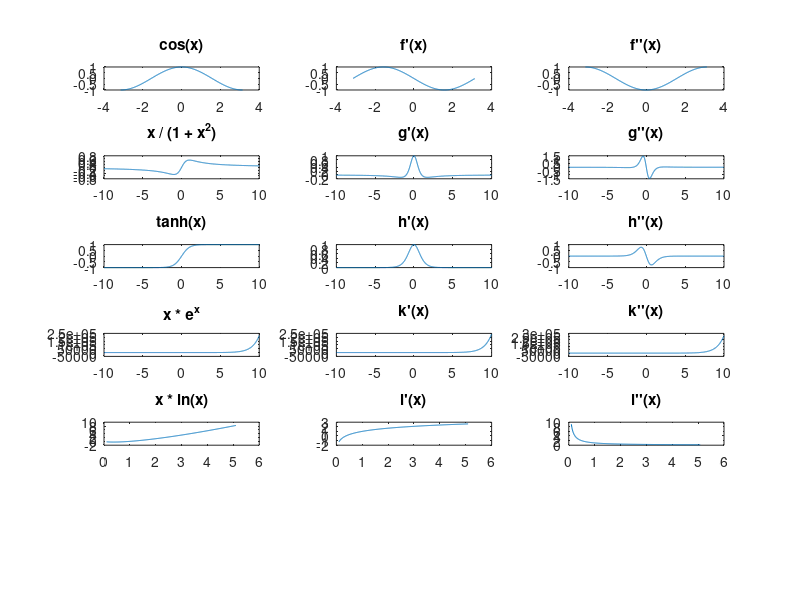

Reproduce this figure in MATLAB.
function Aufgabe11_01
aufgabe01_a();
aufgabe01_b();
aufgabe01_c();
aufgabe01_d();
aufgabe01_e();
endfunction

% Der Differenzenquotient berechnet die Steigung der Sekante durch zwei Punkte auf dem Graphen von f
% Dies sind die Punkte mit den x-Koordinaten (x; f(x)) und (x+h; f(x+h)). Der Differenzenquotient wird auch in der Definition der Ableitung verwendet.

% Der Differentialquotient die Steigung der Tangente an der Stelle x und 
% damit als die momentane Änderungsrate interpretiert werden. Die Ableitung einer Funktion kann über den Differentialquotienten hergeleitet werden.
% Der Differentialquotient ist der Grenzwert des Differenzenquotienten.

% Die Steigung einer Kurve im Punkt P0(x0|y0) entspricht der Steigung der Tangente in diesem Punkt.


% Eine Ableitungsfunktion ist eine Funktion, die jeder Stelle x0 den Wert ihres
% Differentialquotienten zuordnet.

% h-Methode zur Berechnung der Ableitung aus Diff.Quo: http://mathebibel.de/h-methode

% 1. Ableitung zeigt die Steigung an
% 2. Ableitung die Krümmung (Z.b. um Wendepunkte zu berechnen 0 setzen), Steigung der 1. Ableitung
% lokales Maximum, lokales Mini wenn X für die Extremstellen eingesetzt
% Die zweite Ableitung ist die Krümmung einer Funktion f(x) an der Stelle x
% Ist die Krümmung negativ, so handelt es sich um eine "Rechts-Kurve" und ist sie positiv um eine "Links-Kurve"
% An Wendestellen ändert sich die Krümmungsrichtung, muss also 0 sein
% Beim Prüfen der Art von Extrema werden die vermeintlichen Extremstellen in die zweite Ableitung eingesetzt
% Ist das Ergebniss negativ, handelt es sich um einen Hochpunkt; logisch, da an Hochpunkten eine Rechts-Kurve ist und umgekehrt
% Die Extremstellen der zweiten Ableitung, also die Nullstellen der dritten Ableitung sind Stellen stärkster bzw. schwächster Krümmung. 

% Aufgabe 1. a)
function aufgabe01_a
  x = [-pi:0.01:pi]; % Definition des Intervalls
  y =  cos(x); % Definition der Funktion
  subplot(6,3,1);
  plot(x, y);
  title("cos(x)");
  
  % 1. Ableitung
  dyx_a = diff(y) ./ diff(x); % numerische Differenziation, erste Näherung der Ableitung
  xr = x; % Klonen des Intervalls
  xr(length(x)) = []; % Entfernen des letzten Wertes
  subplot(6,3,2);
  plot(xr, dyx_a);
  title("f'(x)");
  
  % 2. Ableitung
  dyxx_a = diff(dyx_a) ./ diff(xr);
  xrr = xr;
  xrr(length(xr)) = [];
  subplot(6,3,3);
  plot(xrr, dyxx_a);
  title("f''(x)");
endfunction

% Aufgabe 1. b)
function aufgabe01_b
  
  x = [-10:0.01:10]; % Definition des Intervalls
  y =  x ./ (1 + x.^2); % Definition der Funktion
  subplot(6,3,4);
  plot(x, y);
  title("x / (1 + x^2)");
  
  % 1. Ableitung
  dyx_a = diff(y) ./ diff(x); % numerische Differenziation
  xr = x; % Klonen des Intervalls
  xr(length(x)) = []; % Entfernen des letzten Wertes
  subplot(6,3,5);
  plot(xr, dyx_a);
  title("g'(x)");
  
  % 2. Ableitung
  dyxx_a = diff(dyx_a) ./ diff(xr);
  xrr = xr;
  xrr(length(xr)) = [];
  subplot(6,3,6);
  plot(xrr, dyxx_a);
  title("g''(x)");
endfunction

% Aufgabe 1. c)
function aufgabe01_c
  
  x = [-10:0.01:10]; % Definition des Intervalls
  y =  tanh(x); % Definition der Funktion
  subplot(6,3,7);
  plot(x, y);
  title("tanh(x)");
  
  % 1. Ableitung
  dyx_a = diff(y) ./ diff(x); % numerische Differenziation
  xr = x; % Klonen des Intervalls
  xr(length(x)) = []; % Entfernen des letzten Wertes
  subplot(6,3,8);
  plot(xr, dyx_a);
  title("h'(x)");
  
  % 2. Ableitung
  dyxx_a = diff(dyx_a) ./ diff(xr);
  xrr = xr;
  xrr(length(xr)) = [];
  subplot(6,3,9);
  plot(xrr, dyxx_a);
  title("h''(x)");
endfunction

% Aufgabe 1. d)
function aufgabe01_d
  
  x = [-10:0.01:10]; % Definition des Intervalls
  y =  x .* exp(x); % Definition der Funktion
  subplot(6,3,10);
  plot(x, y);
  title("x * e^x");
  
  % 1. Ableitung
  dyx_a = diff(y) ./ diff(x); % numerische Differenziation
  xr = x; % Klonen des Intervalls
  xr(length(x)) = []; % Entfernen des letzten Wertes
  subplot(6,3,11);
  plot(xr, dyx_a);
  title("k'(x)");
  
  % 2. Ableitung
  dyxx_a = diff(dyx_a) ./ diff(xr);
  xrr = xr;
  xrr(length(xr)) = [];
  subplot(6,3,12);
  plot(xrr, dyxx_a);
  title("k''(x)");
endfunction

% Aufgabe 1. e)
function aufgabe01_e
  
  x = [0.1:0.01:5.1]; % Definition des Intervalls
  y =  x .* log(x); % Definition der Funktion
  subplot(6,3,13);
  plot(x, y);
  title("x * ln(x)");
  
  % 1. Ableitung
  dyx_a = diff(y) ./ diff(x); % numerische Differenziation
  xr = x; % Klonen des Intervalls
  xr(length(x)) = []; % Entfernen des letzten Wertes
  subplot(6,3,14);
  plot(xr, dyx_a);
  title("l'(x)");
  
  % 2. Ableitung
  dyxx_a = diff(dyx_a) ./ diff(xr);
  xrr = xr;
  xrr(length(xr)) = [];
  subplot(6,3,15);
  plot(xrr, dyxx_a);
  title("l''(x)");
endfunction